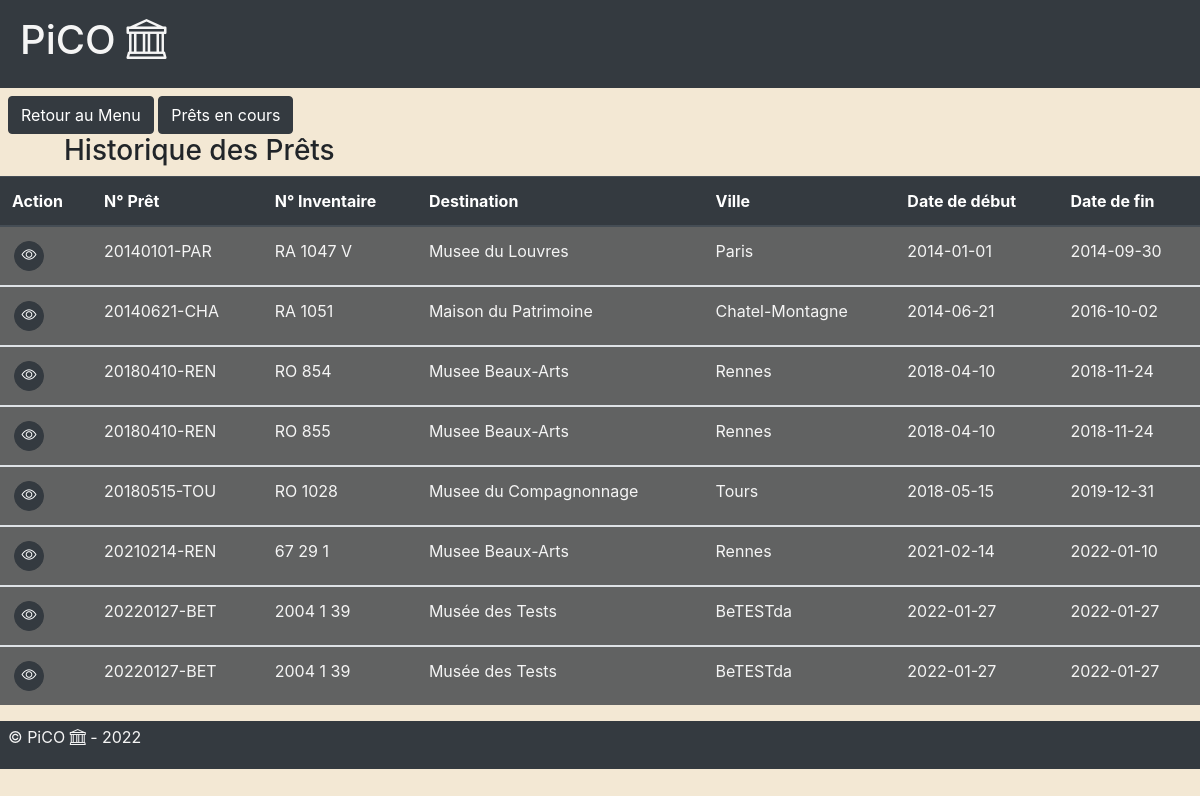
Page /Site/lendhistory.php on the committed database.
### tables this page shows
CREATE TABLE `prets` (
  `id_pret` int(11) NOT NULL,
  `num_pret` varchar(12) DEFAULT NULL,
  `destination` varchar(40) DEFAULT NULL,
  `ville` varchar(40) DEFAULT NULL,
  `date_debut` date DEFAULT NULL,
  `date_retour_estimee` date DEFAULT NULL,
  `estencours` tinyint(1) DEFAULT NULL,
  `inventory_id` int(11) NOT NULL,
  PRIMARY KEY (`id_pret`),
  KEY `inventory_id` (`inventory_id`)
);

CREATE TABLE `inventory` (
  `id` int(11) NOT NULL,
  `num_inventaire` varchar(15) DEFAULT NULL,
  `mode_acquisition` varchar(40) DEFAULT NULL,
  `nom_donateur` varchar(40) DEFAULT NULL,
  `date_acquisition` date DEFAULT NULL,
  `instanc_scientifique` varchar(255) DEFAULT NULL,
  `prix_achat_subvention` varchar(25) DEFAULT NULL,
  `date_affec` date DEFAULT NULL,
  `designation` varchar(75) DEFAULT NULL,
  `inscriptions` varchar(255) DEFAULT NULL,
  `matiere` varchar(75) DEFAULT NULL,
  `technique` varchar(75) DEFAULT NULL,
  `mesures` varchar(255) DEFAULT NULL,
  `etat` varchar(75) DEFAULT NULL,
  `auteur` varchar(75) DEFAULT NULL,
  `datation` varchar(20) DEFAULT NULL,
  `fonction_usage` varchar(40) DEFAULT NULL,
  `prov_geo` varchar(40) DEFAULT NULL,
  `observations` varchar(255) DEFAULT NULL,
  PRIMARY KEY (`id`)
);

### Site/lendhistory.php (the view, shortened to what this page needs)
<!DOCTYPE html>
<html lang="en">
    <head>
        <link rel="stylesheet" href="https://cdn.jsdelivr.net/npm/bootstrap@4.5.3/dist/css/bootstrap.min.css"
>
            <link rel="stylesheet" href="https://cdn.jsdelivr.net/npm/bootstrap-icons@1.7.2/font/bootstrap-icons.css">
        <link rel="stylesheet" href="./css/style.css">
    </head>
    <body>
        <header class="">
            <div class="bg-dark py-3">
                <h1>PiCO <i class="bi bi-bank"></i></h1>
            </div>
            <div class="mt-2 ml-2">
                <button class="btn btn-dark" onclick="window.location.href='./index.php';">Retour au Menu</button>
                <button class="btn btn-dark justify-content-right" onclick="window.location.href='./lend.php';">Prêts en cours</button>
            </div>
            <div class="mx-4">
                <h3>Historique des Prêts</h3>
            </div>
        </header>
        <?php
            try {
                $mysqlClient = new PDO('mysql:host=localhost;dbname=pico;charset=utf8', 'admin_pico', 'pico123');
            }
            catch(Exception $e) {
                die('Erreur : '.$e->getMessage());
            }
            $lendStatement = $mysqlClient->prepare('SELECT Prets.*, Inventory.num_inventaire FROM Prets LEFT JOIN Inventory ON id = inventory_id WHERE estencours = FALSE;');
            $lendStatement->execute();
            $items = $lendStatement->fetchAll();
        ?>
        <table class="table table-striped">
            <thead class="thead-dark">
                <tr>
                    <th scope="col">Action</th>
                    <th scope="col">N° Prêt</th>
                    <th scope="col">N° Inventaire</th>
                    <th scope="col">Destination</th>
                    <th scope="col">Ville</th>
                    <th scope="col">Date de début</th>
                    <th scope="col">Date de fin</th>
                </tr>
            </thead>
        <?php
            foreach ($items as $item) {
        ?>
            <tbody>
                <tr>
                    <td scope="row">
                    <form action="lendshow.php" method="POST">
                        <button class="btn btn-dark smallrdbtn" title="Afficher le prêt" onclick="window.location.href='./lendshow.php';">
                        <i class="bi bi-eye"></i></button>
                    </form>
                    </td>
                    <td scope="row"><?php echo $item['num_pret']; ?></td>
                    <td><?php echo $item['num_inventaire'];?></td>
                    <td><?php echo $item['destination'];?></td>
                    <td><?php echo $item['ville'];?></td>
                    <td><?php echo $item['date_debut'];?></td>
                    <td><?php echo $item['date_retour_estimee'];?></td>
                </tr>
            </tbody>
        <?php
            }
        ?>
        </table>
        <footer>
            <div class="bg-dark py-1">
                <p class="ml-2">&copy; PiCO <i class="bi bi-bank"></i> - 2022</p>
            </div>
        </footer>
    </body>
</html>

### Site/css/style.css (style rules this page uses)
.smallrdbtn { height: 30px; width: 30px; border-radius: 50%; font-size: 15px; text-align: center; margin: 2px 2px 2px 2px; padding: 0px; }
h1 { margin-left: 20px; color:whitesmoke; }
h3 { margin-left: 40px; }
body { background-color: rgb(243, 232, 212); }
p { margin-left: 10px; margin-right: 10px; color: whitesmoke; text-align: justify; }
th, tr, td { background-color: rgba(52, 58, 64, 0.75); color: whitesmoke; }

### rows in the picture
prets: num_pret "20140101-PAR", inventory.num_inventaire "RA 1047 V", destination "Musee du Louvres", ville "Paris", date_debut "2014-01-01", date_retour_estimee "2014-09-30"
prets: num_pret "20140621-CHA", inventory.num_inventaire "RA 1051", destination "Maison du Patrimoine", ville "Chatel-Montagne", date_debut "2014-06-21", date_retour_estimee "2016-10-02"
prets: num_pret "20180410-REN", inventory.num_inventaire "RO 854", destination "Musee Beaux-Arts", ville "Rennes", date_debut "2018-04-10", date_retour_estimee "2018-11-24"
prets: num_pret "20180410-REN", inventory.num_inventaire "RO 855", destination "Musee Beaux-Arts", ville "Rennes", date_debut "2018-04-10", date_retour_estimee "2018-11-24"
prets: num_pret "20180515-TOU", inventory.num_inventaire "RO 1028", destination "Musee du Compagnonnage", ville "Tours", date_debut "2018-05-15", date_retour_estimee "2019-12-31"
prets: num_pret "20210214-REN", inventory.num_inventaire "67 29 1", destination "Musee Beaux-Arts", ville "Rennes", date_debut "2021-02-14", date_retour_estimee "2022-01-10"
prets: num_pret "20220127-BET", inventory.num_inventaire "2004 1 39", destination "Musée des Tests", ville "BeTESTda", date_debut "2022-01-27", date_retour_estimee "2022-01-27"
prets: num_pret "20220127-BET", inventory.num_inventaire "2004 1 39", destination "Musée des Tests", ville "BeTESTda", date_debut "2022-01-27", date_retour_estimee "2022-01-27"
